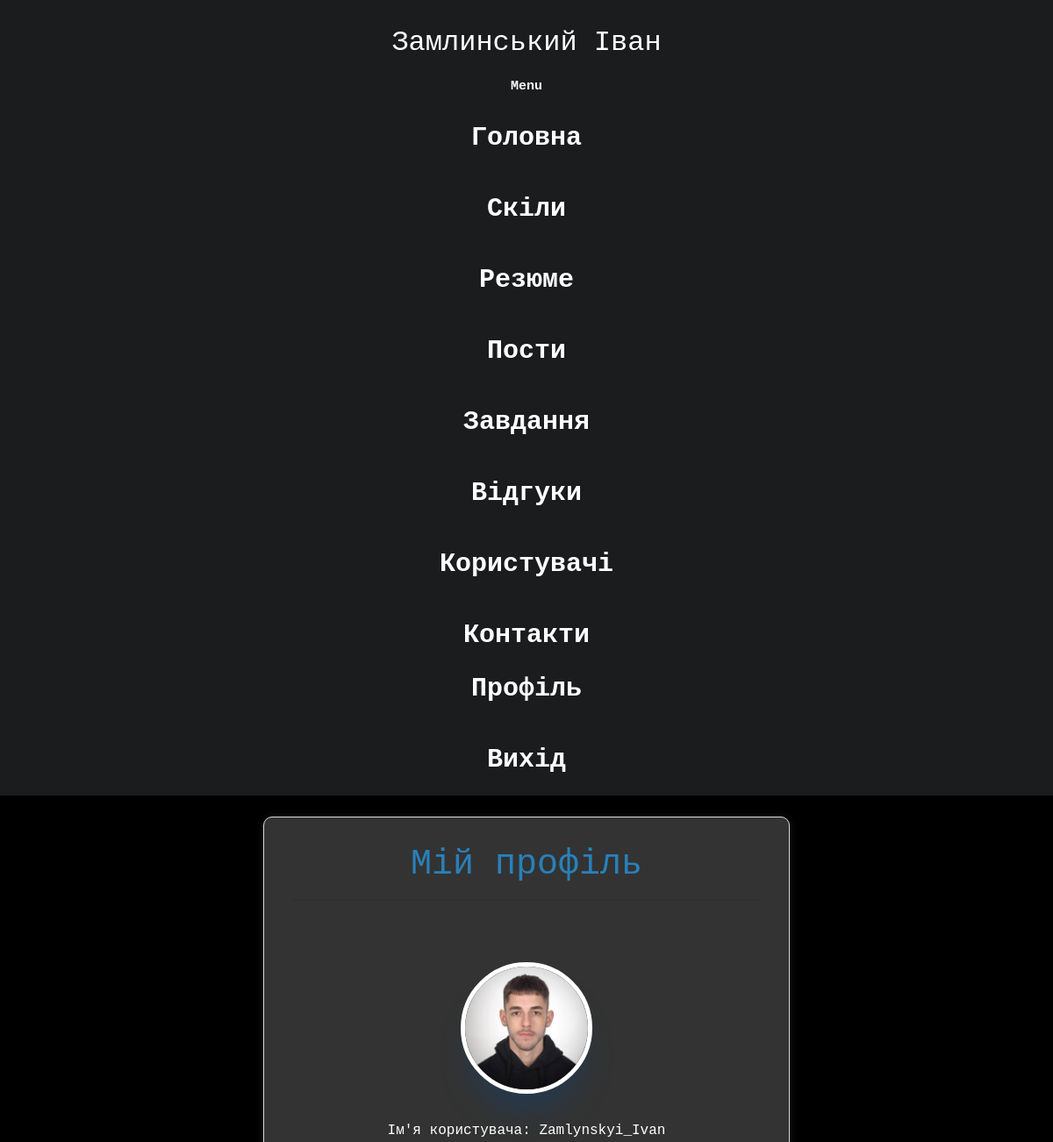
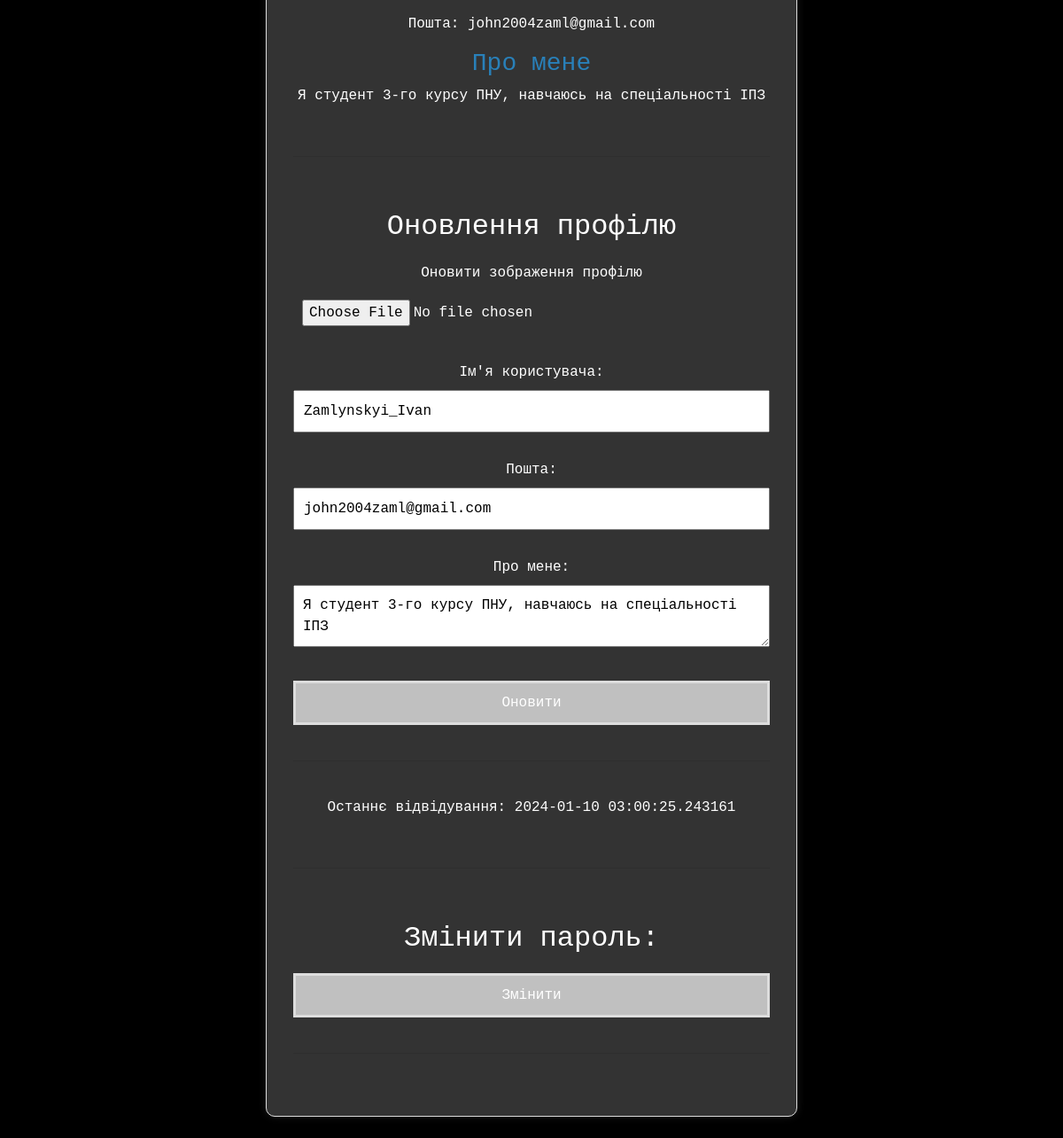
Page /account (signed in) on the committed database (2 pictures, top to bottom).
### app/auth/models.py (models this page shows, shortened)
class User(db.Model):
    id = db.Column(db.Integer, primary_key=True)
    username = db.Column(db.String(64), index=True, unique=True, nullable=False)
    email = db.Column(db.String(120), index=True, unique=True, nullable=False)
    about_me = db.Column(db.String(140))
    last_seen = db.Column(db.DateTime, default=datetime.utcnow)
    image_file = db.Column(db.String(20), nullable=False, default='default.jpg')
    password = db.Column(db.String(60), nullable=False)
    posts = db.relationship('Post', backref='author', lazy=True)

### app/auth/views.py (the view)
@auth.route('/account', methods=['GET', 'POST'])
@login_required
def account():
    form = UpdateAccountForm()
    if form.validate_on_submit():
        current_user.username = form.username.data
        current_user.email = form.email.data
        current_user.about_me = form.about_me.data
        if form.picture.data:
            image = add_account_img(form.picture.data)
            current_user.image_file = image
        db.session.commit()
        flash('Ваш обліковий запис оновлено!', 'success')
        return redirect(url_for('auth.account'))
    elif request.method == 'GET':
        form.username.data = current_user.username
        form.email.data = current_user.email
        form.about_me.data = current_user.about_me
    return render_template('account.html', form=form)

### app/auth/forms.py (shortened to what this page needs)
class UpdateAccountForm(FlaskForm):
    username = StringField("Ім'я користувача:", validators=[
        DataRequired(),
        Length(min=2, max=20),
    ])
    email = StringField('Пошта:', validators=[DataRequired(), Email()])
    picture = FileField('Оновити зображення профілю', validators=[FileAllowed(['jpg', 'png'])])
    about_me = TextAreaField('Про мене:', validators=[Length(max=140)])
    submit = SubmitField('Оновити')

### app/__init__.py (called while the page is built)
def navigation():
    return {
        'portfolio.home': 'Головна',
        'portfolio.skills': 'Скіли',
        'portfolio.resume': 'Резюме',
        'post_bp.posts': 'Пости',
        'todo.todos': 'Завдання',
        'feedback.feedbacks': 'Відгуки',
        'users.user': 'Користувачі',
        'portfolio.contacts': 'Контакти',
    }

### app/auth/models.py (called while the page is built)
@login_manager.user_loader
def load_user(user_id):
    return User.query.get(int(user_id))

### app/auth/views.py (called while the page is built)
@auth.context_processor
def inject_navigation():
    return dict(navigation=navigation())

@auth.after_request
def after_request(response):
    if current_user.is_authenticated:
        current_user.last_seen = datetime.now()
        try:
            db.session.commit()
        except:
            flash('Помилка під час оновлення!', 'danger')
    return response

### app/auth/templates/auth/account.html (shortened to what this page needs)
{% extends 'base.html' %}
{% block content %}
<br>
{% if current_user.is_authenticated %}
    <div class="center_block">
        <h1 class="names">Мій профіль</h1><hr><br>
        <img src="{% if current_user.image_file %}{{ url_for('static', filename='images/users/' + current_user.image_file) }}{% else %}{{ url_for('static', filename='images/users/default.jpg') }}{% endif %}" alt="User Photo" class="profile-image">
        <p class="account_text">Ім'я користувача: {{ current_user.username }}</p>
        <p class="account_text">Пошта: {{ current_user.email }}</p>
        {% if current_user.about_me %}
            <h3 class="names">Про мене</h3>
            <p class="account_text">{{ current_user.about_me }}</p>
        {% endif %}
        <br><hr><br>
        <h2>Оновлення профілю</h2>
        <form method="post" action="{{ url_for('auth.account') }}" novalidate enctype="multipart/form-data">
                {{ form.picture.label }}
                {{ form.picture(class="inputs") }} <br>
                {{ form.username.label }}
                {{ form.username(class="inputs") }} <br>
                {{ form.email.label }}
                {{ form.email(class="inputs") }} <br>
                {{ form.about_me.label }}
                {{ form.about_me(class="inputs") }} <br>
                {{ form.submit(class="btn_submit") }}
        </form>
        <br><hr><br>
        {% if current_user.last_seen %}
            <p class="account_text">Останнє відвідування: {{ current_user.last_seen }}</p>
        {% endif %}
        <br><hr><br>
        <h2>Змінити пароль:</h2>
        <form method="post" action="/change_password">
            <input type="submit" class="btn_submit" value="Змінити">
        </form><br><hr><br>
    </div>
<br>
{% else %}
    <p>Доступ заборонено. Будь ласка, увійдіть в свій акаунт.</p>
{% endif %}
{% endblock %}

### app/templates/base.html (shortened to what this page needs)
<!DOCTYPE html>
<html lang="en">
<head>
    <link rel="stylesheet" href="{{ url_for('static', filename='css/bootstrap.min.css') }}">
    <link rel="stylesheet" href="{{ url_for('static', filename='css/style.css') }}">
</head>
<body>
    <header>
        <nav>
            <a href="{{ url_for('portfolio.home') }}"><h2>Замлинський Іван</h2>
                <p style="font-size: 15px;">Menu</p></a>
                <div>
                    {% include 'navigation.html' %}
                </div>
                <ul class="navbar-nav">
                    {% if current_user.is_authenticated %}
                    <li class="nav-item">
                        <a class="nav-link" href="{{ url_for('auth.account') }}">Профіль</a>
                    </li>
                    <li class="nav-item">
                        <a class="nav-link" href="{{ url_for('auth.logout') }}">Вихід</a>
                    </li>
                    {% endif %}
                </ul>
        </nav>
    </header>
        <main>
            {% block content %}
            {% endblock %}
        </main>
</body>
</html>

### app/templates/navigation.html
<ul class="navbar-nav">
    {% for route, label in navigation.items() %}
        <li class="nav-item">
            <a class="nav-link" href="{{ url_for(route) }}">{{ label }}</a>
        </li>
    {% endfor %}
</ul>

### app/static/css/style.css (style rules this page uses)
body { background-color: #000; color: #fff; font-family: 'Courier New', monospace; margin: 0; padding: 0; }
header { background-color: #1B1C1E; color: white; padding: 10px; text-align: center; font-size: 30px; }
nav ul { display: flex; gap: 20px; justify-content: center; align-items: center; list-style-type: none; margin: 0; padding: 0; height: 100%; }
nav a { text-decoration: none; color: white; font-weight: bold; }
h2 { margin: 20px 0; text-align: center; }
img { max-width: 100%; height: auto; display: block; margin: 30px auto; border: 5px solid #fff; }
a { color: #2980b9; }

### app/auth/templates/auth/account.html (style rules this page uses)
.center_block { width: 50%; margin: auto; text-align: center; padding: 30px; border: 1px solid #ddd; border-radius: 10px; box-shadow: 0 0 10px rgba(255, 255, 255, 0.1); background-color: #333; color: #fff; }
.names { color: #2980b9; }
.profile-image { width: 150px; height: 150px; object-fit: cover; border-radius: 50%; margin: 30px auto; display: block; box-shadow: rgb(38, 57, 77) 0px 30px 30px -10px; }
.inputs { width: 100%; padding: 10px; margin-bottom: 30px; box-sizing: border-box; }
.btn_submit { width: 100%; padding: 10px; background-color: silver; color: white; border: 3px solid #ddd; cursor: pointer; }

### rows in the picture
User: image_file (picture), username "Zamlynskyi_Ivan", email "john2004zaml@gmail.com", about_me "Я студент 3-го курсу ПНУ, навчаюсь на спеціальності ІПЗ", last_seen "2024-01-10 03:00:25.243161"

### other values in the picture
{{ label }} "Головна" "Скіли" "Резюме" "Пости" "Завдання" "Відгуки" "Користувачі" "Контакти"
